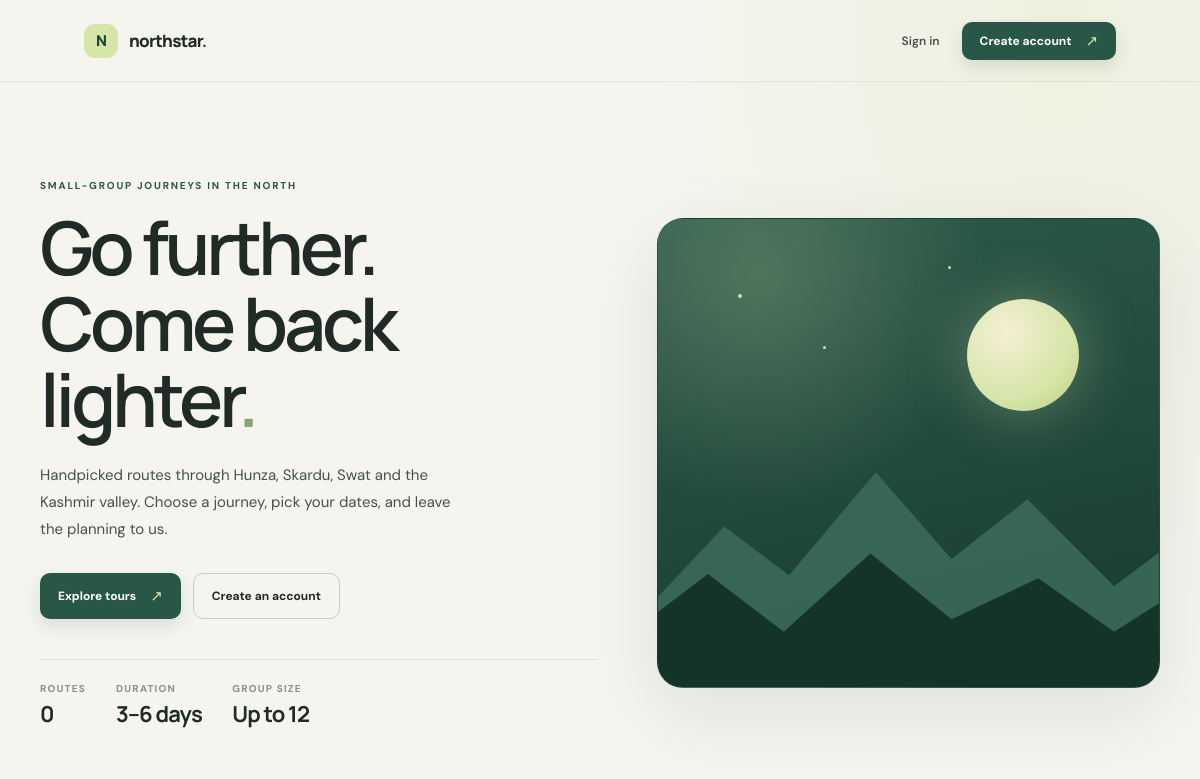
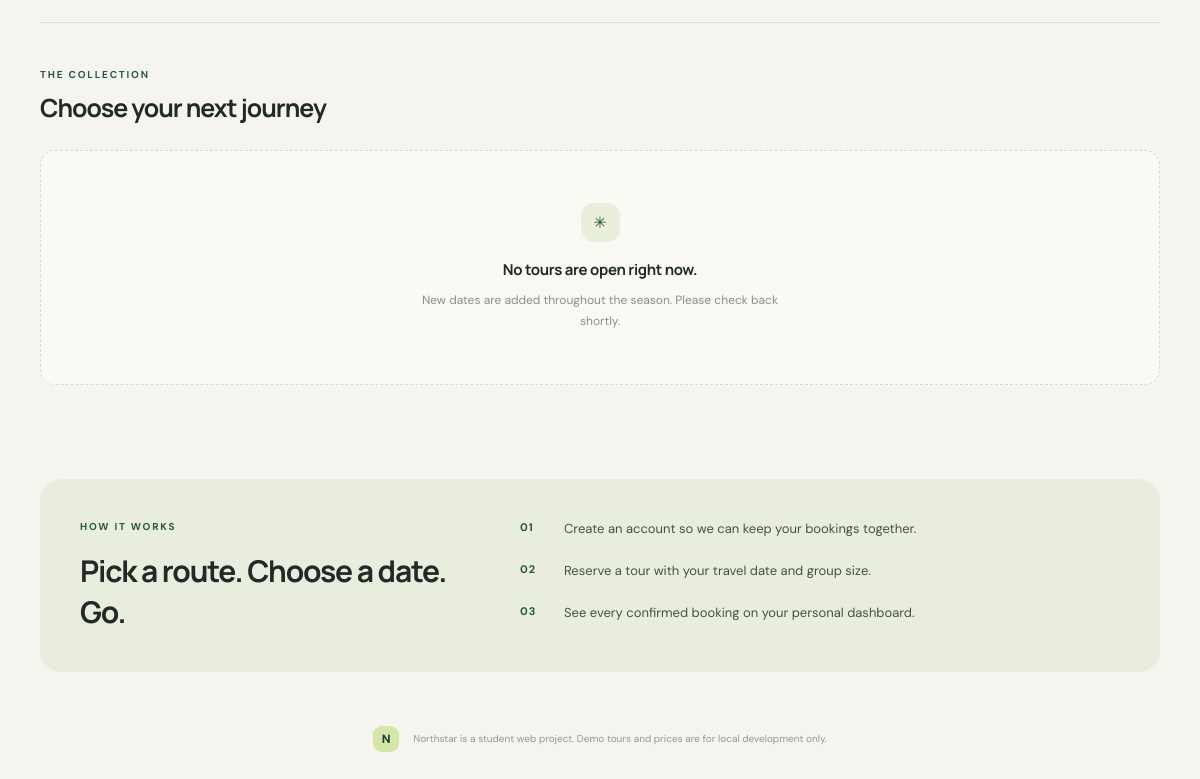
Before: / with the older database file (2 pictures, top to bottom).
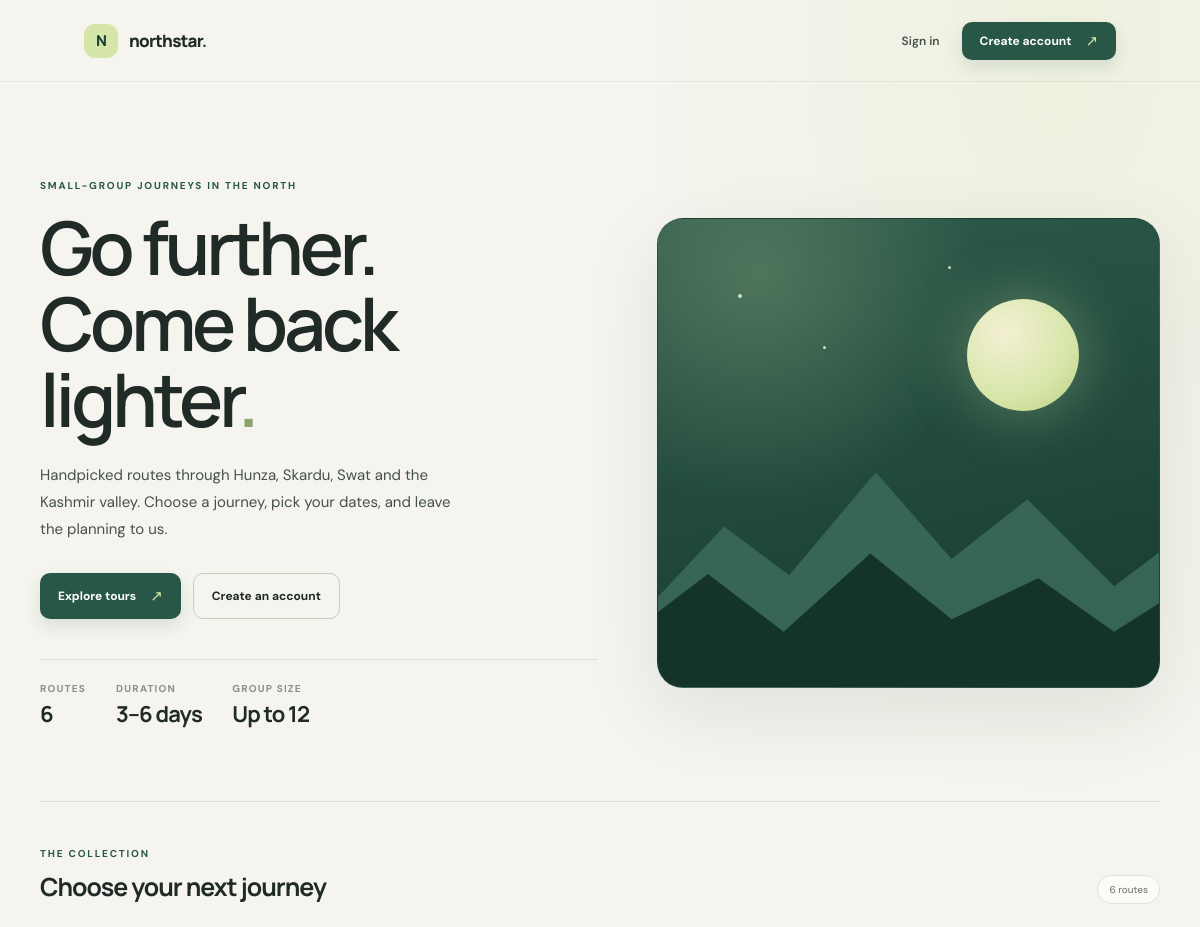
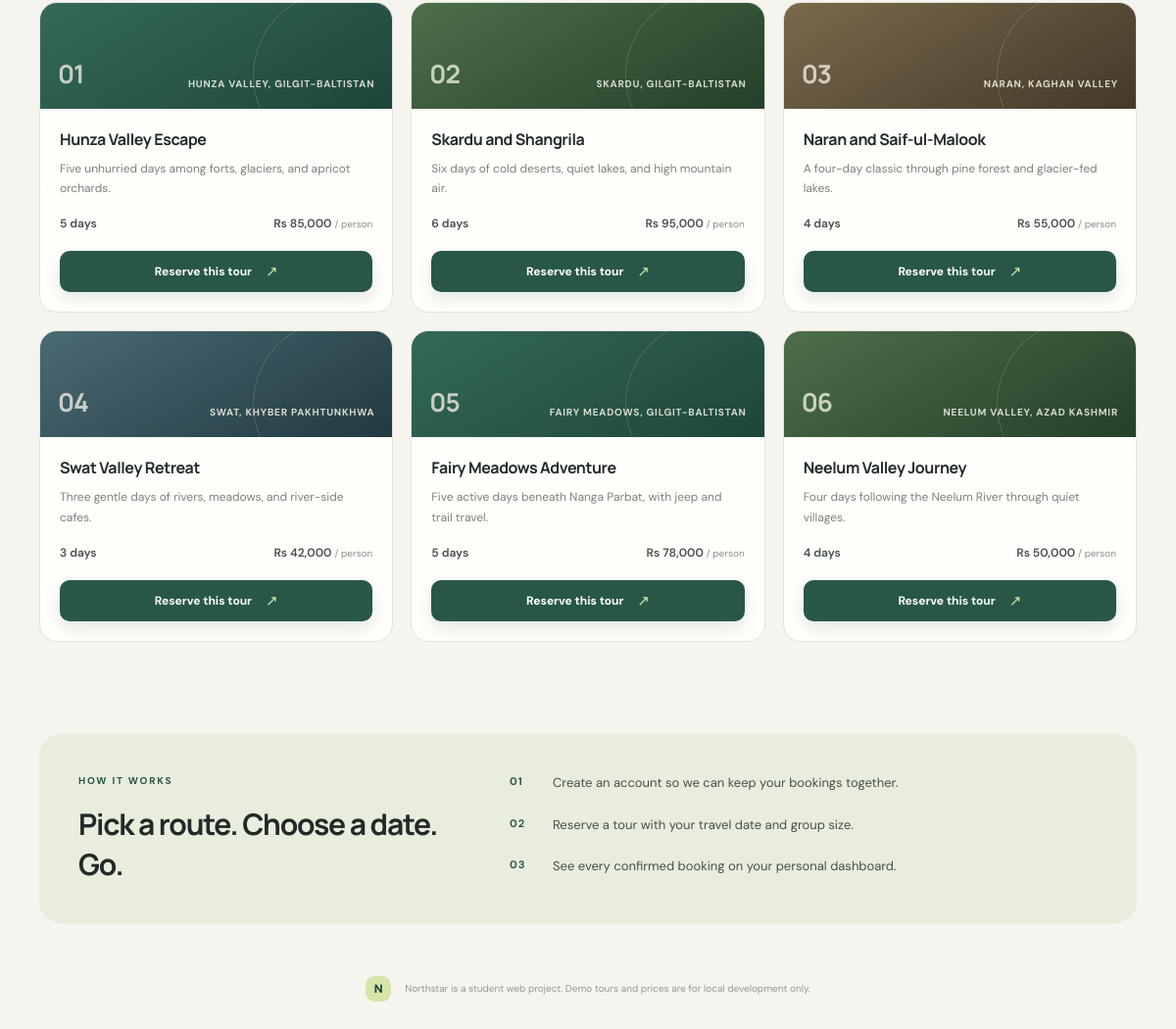
After: the same page with the newer database file (2 pictures, top to bottom).
### tables this page shows
CREATE TABLE IF NOT EXISTS tours (
    id INT UNSIGNED NOT NULL AUTO_INCREMENT,
    name VARCHAR(120) NOT NULL,
    destination VARCHAR(120) NOT NULL,
    summary VARCHAR(255) NOT NULL,
    description TEXT NOT NULL,
    duration_days TINYINT UNSIGNED NOT NULL,
    price_per_person DECIMAL(10, 2) UNSIGNED NOT NULL,
    created_at TIMESTAMP NOT NULL DEFAULT CURRENT_TIMESTAMP,
    PRIMARY KEY (id),
    UNIQUE KEY tours_name_unique (name)
);

### config/app.php (called while the page is built, shortened)
<?php
function e(string $value): string
{
    return htmlspecialchars($value, ENT_QUOTES | ENT_SUBSTITUTE, 'UTF-8');
}
function format_price(float|int|string $amount): string
{
    return 'Rs ' . number_format((float) $amount, 0);
}

### index.php (the view, shortened to what this page needs)
<?php
require_once __DIR__ . DIRECTORY_SEPARATOR . 'config' . DIRECTORY_SEPARATOR . 'app.php';
$tours = [];
$error = '';
try {
    $pdo = require __DIR__ . DIRECTORY_SEPARATOR . 'config' . DIRECTORY_SEPARATOR . 'db.php';
    $statement = $pdo->query(
        'SELECT id, name, destination, summary, duration_days, price_per_person
         FROM tours
         ORDER BY id'
    );
    $tours = $statement->fetchAll();
} catch (PDOException $exception) {
    $error = database_error_message($exception);
} catch (RuntimeException $exception) {
    $error = database_error_message($exception);
}
$signedIn = isset($_SESSION['user_id'], $_SESSION['username']);
$firstName = $signedIn ? explode(' ', trim((string) $_SESSION['username']))[0] : '';
$bookHref = static function (int $tourId) use ($signedIn): string {
    if ($signedIn) {
        return 'book.php?tour=' . $tourId;
    }
    return 'login.php?next=' . rawurlencode('book.php?tour=' . $tourId);
};
?>
<!doctype html>
<html lang="en">
<head>
    <link rel="stylesheet" href="assets/style.css">
</head>
<body class="site-page">
    <header class="site-header">
        <a class="brand" href="index.php" aria-label="Northstar home">
            <span class="brand-mark" aria-hidden="true">N</span>
            <span>northstar<span class="brand-period">.</span></span>
        </a>
        <nav class="site-nav" aria-label="Account">
            <?php if ($signedIn): ?>
                <span class="site-nav-greeting">Hello, <?= e($firstName) ?></span>
                <a class="button button-quiet" href="home.php">My bookings</a>
            <?php else: ?>
                <a class="site-nav-link" href="login.php">Sign in</a>
                <a class="button button-primary" href="signin.php">Create account <span aria-hidden="true">↗</span></a>
            <?php endif; ?>
        </nav>
    </header>
    <main>
        <section class="hero" aria-labelledby="hero-heading">
            <div class="hero-copy-block">
                <p class="eyebrow">Small-group journeys in the north</p>
                <h1 id="hero-heading">Go further.<br>Come back lighter<span class="hero-period">.</span></h1>
                <p class="hero-copy">Handpicked routes through Hunza, Skardu, Swat and the Kashmir valley. Choose a journey, pick your dates, and leave the planning to us.</p>
                <div class="hero-actions">
                    <a class="button button-primary" href="#tours">Explore tours <span aria-hidden="true">↗</span></a>
                    <?php if (!$signedIn): ?>
                        <a class="button button-outline" href="signin.php">Create an account</a>
                    <?php endif; ?>
                </div>
                <dl class="hero-stats">
                    <div><dt>Routes</dt><dd><?= count($tours) ?></dd></div>
                    <div><dt>Duration</dt><dd>3–6 days</dd></div>
                    <div><dt>Group size</dt><dd>Up to 12</dd></div>
                </dl>
            </div>
            <div class="hero-art" aria-hidden="true">
                <span class="hero-sun"></span>
                <span class="hero-ridge hero-ridge-back"></span>
                <span class="hero-ridge hero-ridge-front"></span>
                <span class="hero-star hero-star-one"></span>
                <span class="hero-star hero-star-two"></span>
                <span class="hero-star hero-star-three"></span>
            </div>
        </section>
        <section class="tours-section" id="tours" aria-labelledby="tours-heading">
            <div class="section-heading">
                <div>
                    <p class="eyebrow">The collection</p>
                    <h2 id="tours-heading">Choose your next journey</h2>
                </div>
                <?php if ($tours !== []): ?>
                    <span class="item-count"><?= count($tours) ?> routes</span>
                <?php endif; ?>
            </div>
            <?php if ($error !== ''): ?>
                <p class="notice notice-error" role="alert"><?= e($error) ?></p>
            <?php elseif ($tours === []): ?>
                <div class="empty-state">
                    <span class="empty-icon" aria-hidden="true">✳</span>
                    <h3>No tours are open right now.</h3>
                    <p>New dates are added throughout the season. Please check back shortly.</p>
                </div>
            <?php else: ?>
                <div class="tour-grid">
                    <?php foreach ($tours as $index => $tour): ?>
                        <article class="tour-card">
                            <div class="tour-banner tour-tone-<?= ($index % 4) + 1 ?>">
                                <span class="tour-number"><?= str_pad((string) ($index + 1), 2, '0', STR_PAD_LEFT) ?></span>
                                <span class="tour-destination"><?= e($tour['destination']) ?></span>
                            </div>
                            <div class="tour-body">
                                <h3><?= e($tour['name']) ?></h3>
                                <p><?= e($tour['summary']) ?></p>
                                <div class="tour-meta">
                                    <span><?= (int) $tour['duration_days'] ?> days</span>
                                    <span><?= e(format_price((string) $tour['price_per_person'])) ?> <small>/ person</small></span>
                                </div>
                                <a class="button button-primary button-full" href="<?= e($bookHref((int) $tour['id'])) ?>">
                                    Reserve this tour <span aria-hidden="true">↗</span>
                                </a>
                            </div>
                        </article>
                    <?php endforeach; ?>
                </div>
            <?php endif; ?>
        </section>
        <section class="site-note" aria-label="How it works">
            <div>
                <p class="eyebrow">How it works</p>
                <h2>Pick a route. Choose a date. Go.</h2>
            </div>
            <ol class="steps">
                <li><span>01</span> Create an account so we can keep your bookings together.</li>
                <li><span>02</span> Reserve a tour with your travel date and group size.</li>
                <li><span>03</span> See every confirmed booking on your personal dashboard.</li>
            </ol>
        </section>
    </main>
    <footer class="site-footer">
        <span class="brand-mark" aria-hidden="true">N</span>
        <p>Northstar is a student web project. Demo tours and prices are for local development only.</p>
    </footer>
</body>
</html>

Changed rows visible on the page:
added tours: index "01", destination "HUNZA VALLEY, GILGIT-BALTISTAN", name "Hunza Valley Escape", summary "Five unhurried days among forts, glaciers, and apricot orchards.", duration_days "5", price_per_person "Rs 85,000"
added tours: index "02", destination "SKARDU, GILGIT-BALTISTAN", name "Skardu and Shangrila", summary "Six days of cold deserts, quiet lakes, and high mountain air.", duration_days "6", price_per_person "Rs 95,000"
added tours: index "03", destination "NARAN, KAGHAN VALLEY", name "Naran and Saif-ul-Malook", summary "A four-day classic through pine forest and glacier-fed lakes.", duration_days "4", price_per_person "Rs 55,000"
added tours: index "04", destination "SWAT, KHYBER PAKHTUNKHWA", name "Swat Valley Retreat", summary "Three gentle days of rivers, meadows, and river-side cafes.", duration_days "3", price_per_person "Rs 42,000"
added tours: index "05", destination "FAIRY MEADOWS, GILGIT-BALTISTAN", name "Fairy Meadows Adventure", summary "Five active days beneath Nanga Parbat, with jeep and trail travel.", duration_days "5", price_per_person "Rs 78,000"
added tours: index "06", destination "NEELUM VALLEY, AZAD KASHMIR", name "Neelum Valley Journey", summary "Four days following the Neelum River through quiet villages.", duration_days "4", price_per_person "Rs 50,000"
Other visible differences:
count($tours): "0" → "6"
count($tours): (not shown) → "6"
text no longer shown: "✳ No tours are open right now. New dates are added throughout the season. Please check back shortly."
text now shown: "routes"
